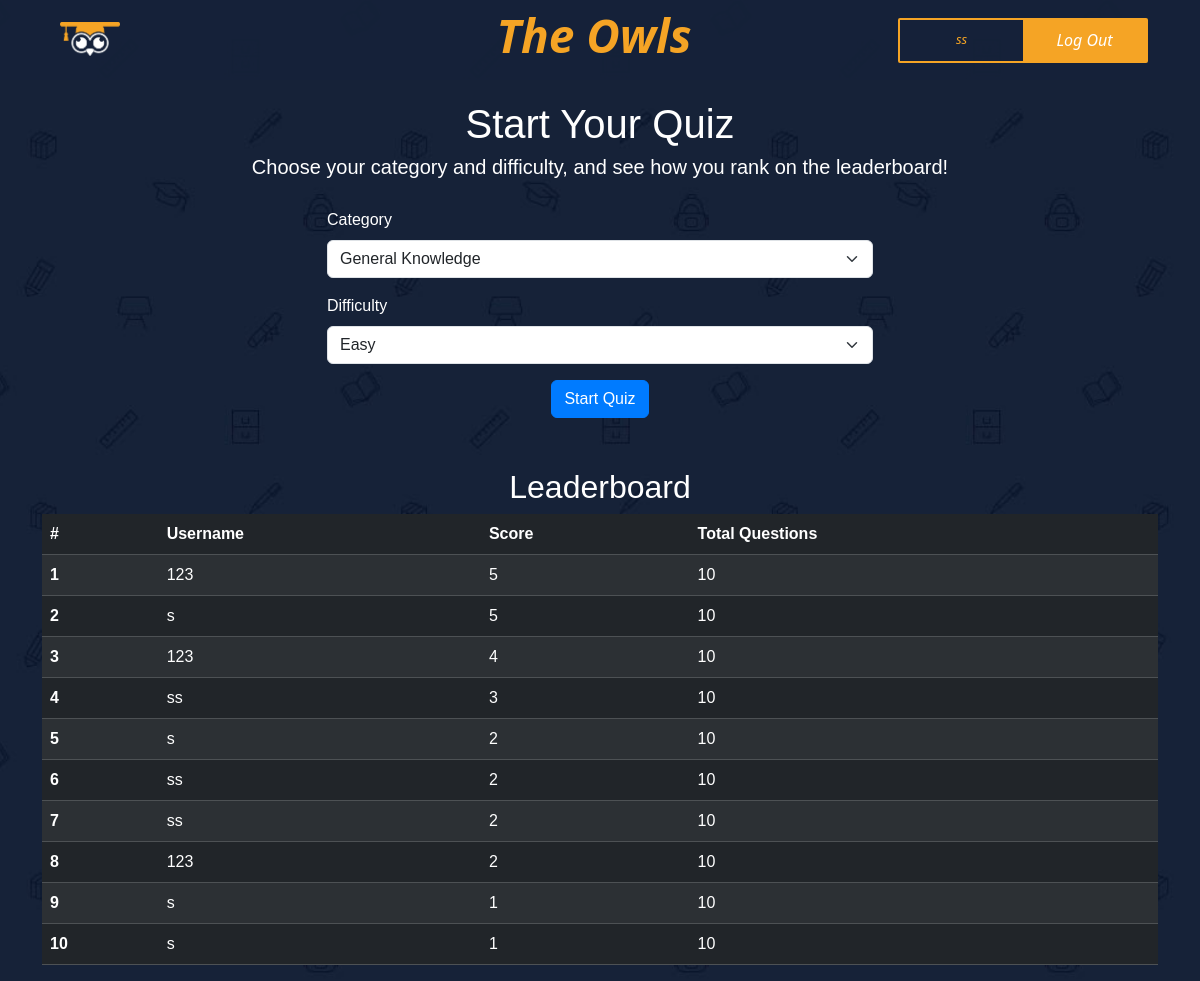
The app's page /dashboard (signed in) with its own data.
### app.py (models this page shows)
class User(db.Model, UserMixin):
    id = db.Column(db.Integer, primary_key=True)
    username = db.Column(db.String(50), unique=True, nullable=False)
    password = db.Column(db.String(255), nullable=False)
    scores = db.relationship('Score', backref='user', lazy=True)

### app.py (the view, shortened to what this page needs)
@app.route('/dashboard', methods=['GET', 'POST'])
@login_required
def dashboard():
    correct_count = session.get('correct_count', 0)
    total_questions = session.get('total_questions', 10)
    new_score = Score(user_id=current_user.id, score=correct_count, total_questions=total_questions)
    db.session.add(new_score)
    db.session.commit()
    session.pop('quiz_questions', None)
    session.pop('current_question_index', None)
    session.pop('correct_count', None)
    session.pop('total_questions', None)
    categories = [
        {"id": 9, "name": "General Knowledge"},
        {"id": 10, "name": "Entertainment: Books"},
        {"id": 11, "name": "Entertainment: Film"},
        {"id": 12, "name": "Entertainment: Music"},
        {"id": 17, "name": "Science & Nature"},
        {"id": 18, "name": "Science: Computers"},
        {"id": 21, "name": "Sports"},
        {"id": 23, "name": "History"},
    ]
    difficulties = ["easy", "medium", "hard"]
    leaderboard = (
        db.session.query(User.username, Score.score, Score.total_questions, Score.date)
        .join(Score)
        .order_by(Score.score.desc(), Score.date.asc())
        .limit(10)
        .all()
    )
    return render_template('dashboard.html', categories=categories, difficulties=difficulties, leaderboard=leaderboard, enumerate=enumerate)

### app.py (called while the page is built)
@login_manager.user_loader
def load_user(user_id):
    return User.query.get(int(user_id))

### templates/dashboard.html (shortened to what this page needs)
<!DOCTYPE html>
<html lang="en">
<head>
    <link href="https://cdn.jsdelivr.net/npm/bootstrap@5.3.2/dist/css/bootstrap.min.css" rel="stylesheet">
    <link rel="stylesheet" href="/static/css/fontawesome.css">
    <link rel="stylesheet" href="/static/css/templatemo-grad-school.css" />
    <link rel="stylesheet" href="/static/css/owl.css" />
    <link rel="stylesheet" href="/static/css/lightbox.css" />
</head>
<body>
    <header class="main-header clearfix" role="header" style="display: flex;flex-direction: row;">
        <div class="Name" style="width: 100%;display: flex;align-items: center;">
            <div class="logo" style="width: 33vw;">
                <a href="{{url_for('start')}}"><img src="/static/images/owl logo.png" alt="" style="width: 60px;"></a>
            </div>
            <h1
                style="width: 33vw; font-style: normal; color: #f5a425;font-style: italic; font-size: 46px; font-weight: 800;font-family: system-ui, -apple-system, BlinkMacSystemFont, 'Segoe UI', Roboto, Oxygen, Ubuntu, Cantarell, 'Open Sans', 'Helvetica Neue', sans-serif;display: flex;align-items: center;justify-content: center;">
                The Owls</h1>
            <div style="display: flex;width: 33vw;flex-direction: row;justify-content: end;align-items: end;">
                <div
                    style="border: #f5a425 solid 2px;display: flex;flex-direction: row;justify-content: center;align-items: center;height: 45px;width: 250px;margin-right: 40px;border-radius: 2px;">
                    <div style="width: 50%;height: 100%;display: flex;justify-content: center;align-items: center;">
                        <p
                            style="font-style: italic; color: #f5a425;margin-top: 13px;font-family: system-ui, -apple-system, BlinkMacSystemFont, 'Segoe UI', Roboto, Oxygen, Ubuntu, Cantarell, 'Open Sans', 'Helvetica Neue', sans-serif">
                            {{ current_user.username }}</p>
                    </div>
                    <div
                        style="width: 50%;background-color: #f5a425;height: 100%;display: flex;justify-content: center;align-items: center;">
                        <a href="{{url_for('logout')}}"
                            style="font-style: italic; color: white;font-family: system-ui, -apple-system, BlinkMacSystemFont, 'Segoe UI', Roboto, Oxygen, Ubuntu, Cantarell, 'Open Sans', 'Helvetica Neue', sans-serif">Log
                            Out</a>
                    </div>
                </div>
            </div>
        </div>
    </header>
    <div class="container" style="margin-top: 100px;">
        <div class="text-center mt-4">
            <h1>Start Your Quiz</h1>
            <p class="lead">Choose your category and difficulty, and see how you rank on the leaderboard!</p>
        </div>
        <div class="row justify-content-center form-container">
            <div class="col-md-6">
                <form method="POST" action="{{ url_for('quiz') }}">
                    <div class="mb-3">
                        <label for="category" class="form-label">Category</label>
                        <select class="form-select" id="category" name="category" required>
                            <option value="9">General Knowledge</option>
                        </select>
                    </div>
                    <div class="mb-3">
                        <label for="difficulty" class="form-label">Difficulty</label>
                        <select class="form-select" id="difficulty" name="difficulty" required>
                            <option value="easy">Easy</option>
                        </select>
                    </div>
                    <div class="text-center">
                        <button type="submit" class="btn btn-primary">Start Quiz</button>
                    </div>
                </form>
            </div>
        </div>
        <div class="table-container">
            <h2 class="text-center">Leaderboard</h2>
            <table class="table table-dark table-striped table-hover">
                <thead>
                    <tr>
                        <th scope="col">#</th>
                        <th scope="col">Username</th>
                        <th scope="col">Score</th>
                        <th scope="col">Total Questions</th>
                    </tr>
                </thead>
                <tbody>
                    {% for rank, entry in enumerate(leaderboard, start=1) %}
                    <tr>
                        <th scope="row">{{ rank }}</th>
                        <td>{{ entry.username }}</td>
                        <td>{{ entry.score }}</td>
                        <td>{{ entry.total_questions }}</td>
                    </tr>
                    {% endfor %}
                </tbody>
            </table>
        </div>
    </div>
</body>
</html>

### static/css/templatemo-grad-school.css (style rules this page uses)
body { font-family: 'Montserrat', sans-serif; }
a { color: #3CF; text-decoration: none; }
p { font-size: 13px; line-height: 22px; }
.main-header { background-color: rgba(22,34,57,0.95); height: 80px; position: fixed; z-index: 12; width: 100%; top: 0; }
.main-header .logo { float: left; line-height: 80px; padding-left: 60px; }
.main-header .logo a { font-size: 36px; text-transform: uppercase; font-weight: 800; color: #fff; }

### records on screen
User: username "ss", username "ss" "ss" "ss"
User: username "123" "123" "123"

### other values on screen
{{ rank }} "1" "2" "3" "4" "5" "6" "7" "8" "9" "10"
{{ entry.score }} "5" "5" "4" "3" "2" "2" "2" "2" "1" "1"
{{ entry.total_questions }} "10" "10" "10" "10" "10" "10" "10" "10" "10" "10"
{{ entry.username }} "s" "s" "s" "s"
